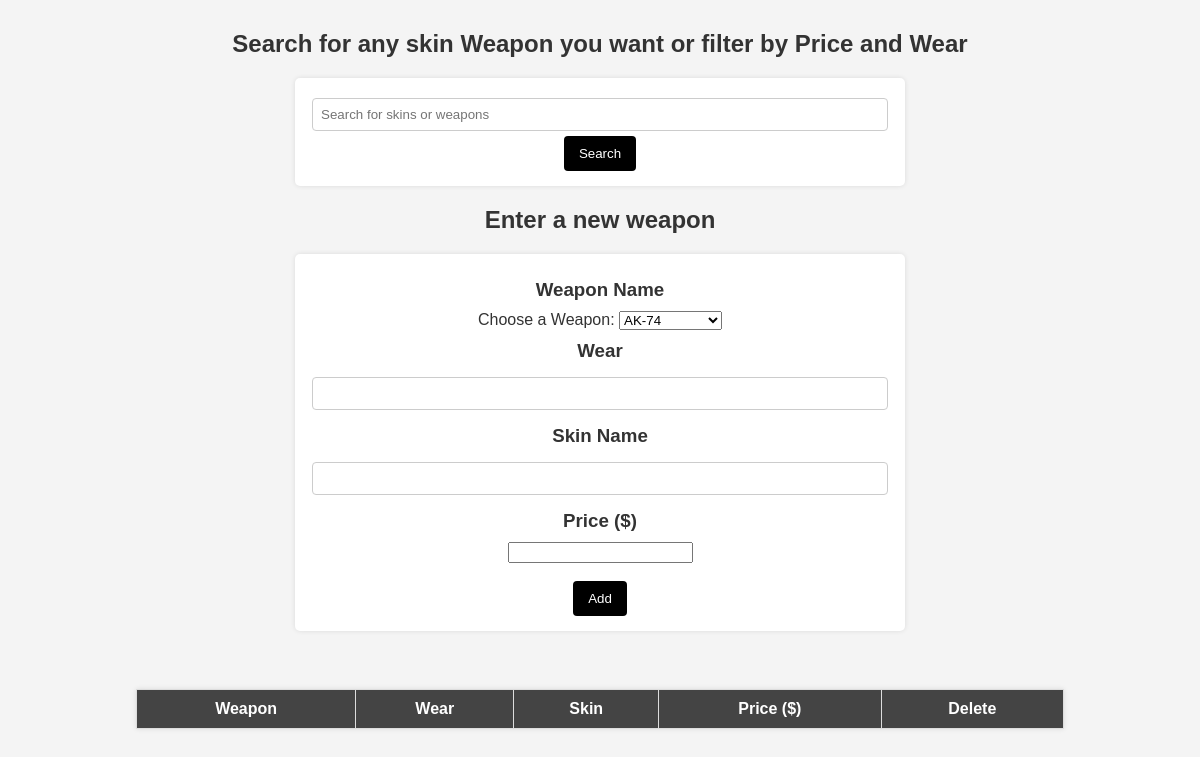
The app's page /, older data.
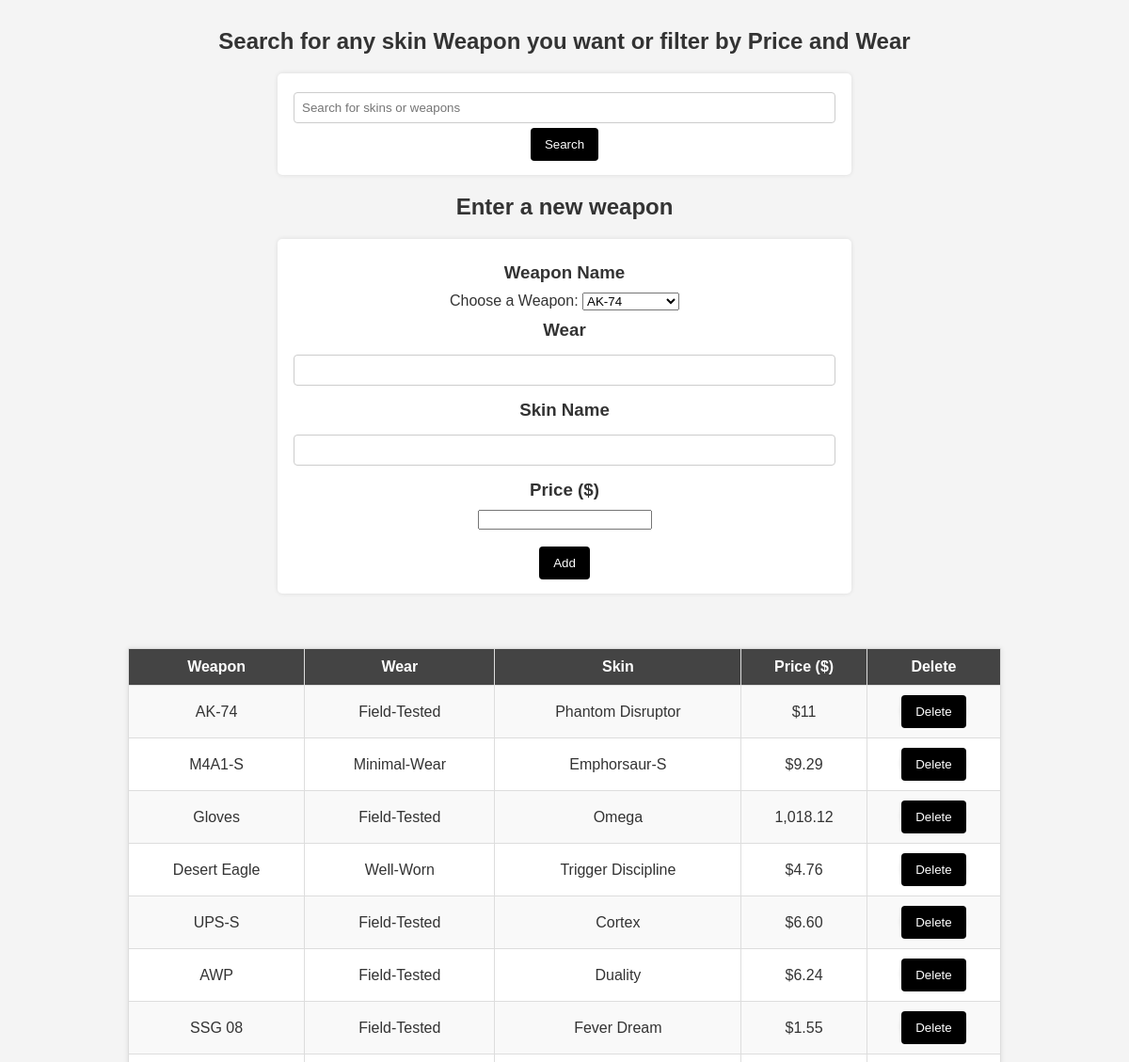
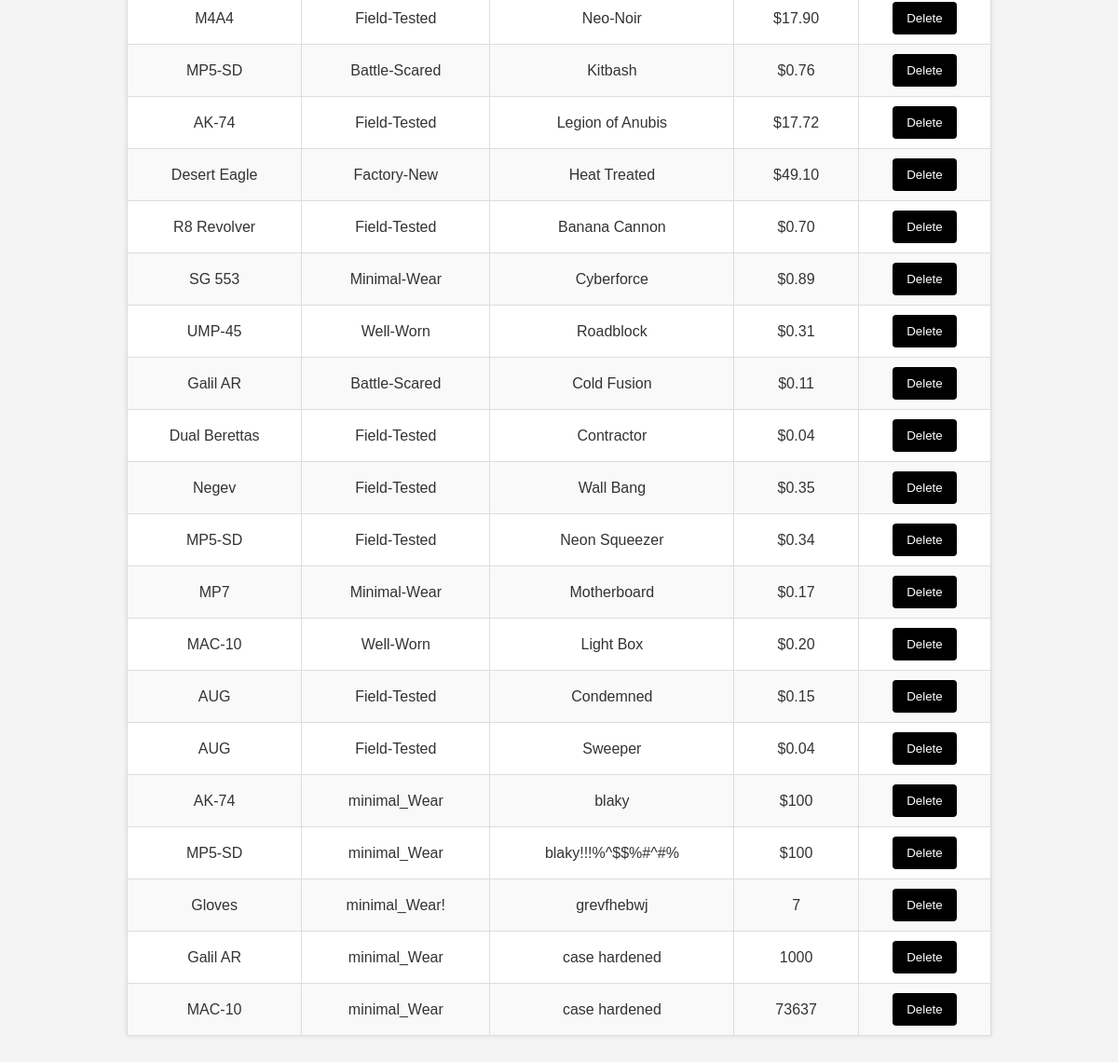
The same page, newer data (2 pictures, top to bottom).
### tables this page shows
CREATE TABLE CS_Skins (id INTEGER PRIMARY KEY, Skin_Name TEXT, Wear TEXT, Price INTEGER, Weapon_id INTEGER REFERENCES Catigory_Wepons (weapon_name), "Stat-Track" TEXT);

CREATE TABLE Catigory_Wepons (ID INTEGER PRIMARY KEY, weapon_name TEXT REFERENCES CS_Skins (Weapon_id));

### app.py (the view)
@app.route("/")
def home():
    cursor = get_db().cursor()
    sql ="""
SELECT CS_Skins.id, Catigory_Wepons.weapon_name, CS_Skins.Wear,
       CS_Skins.Skin_Name, CS_Skins.Price
FROM CS_Skins
JOIN Catigory_Wepons
ON CS_Skins.Weapon_id = Catigory_Wepons.id
"""
    cursor.execute(sql)
    results = cursor.fetchall()
    cur = get_db().cursor()
    sql = "select * FROM catigory_Wepons"
    cur.execute("SELECT id, weapon_name FROM Catigory_Wepons")
    catigory_Wepons = cur.fetchall()
    return render_template("contents.html", results=results, catigory_Wepons=catigory_Wepons)

### app.py (called while the page is built)
def get_db():
    db = getattr(g, '_database', None)
    if db is None:
        db = g._database = sqlite3.connect(DATABASE)
    return db

@app.teardown_appcontext
def close_connection(exception):
    db = getattr(g, '_database', None)
    if db is not None:
        db.close()

### templates/contents.html (shortened to what this page needs)
<!DOCTYPE html>
<html lang="en">
<head>
    <link rel="stylesheet" href={{url_for('static',filename='styles.css')}}>
</head>
<body>
<h2>Search for any skin Weapon you want or filter by Price and Wear</h2>
    <form action="/" method="post">
        <input type="text" name="search" placeholder="Search for skins or weapons">
        <input type="submit" value="Search">
    </form>
    <h2>Enter a new weapon</h2>
    <form action="/add" method="post">
        <h3>Weapon Name</h3>
        <label for="Weapon_id">Choose a Weapon:</label>
        <select name="Weapon_id" id="Weapon_id">
            {% for item in catigory_Wepons %}
            <option value="{{ item[0] }}">{{ item[1] }}</option>
            {% endfor %}
        </select>
        <h3>Wear</h3>
        <input type="text" name="Weapon_Wear" required>
        <h3>Skin Name</h3>
        <input type="text" name="Skin_Name" required>
        <h3>Price ($)</h3>
        <input type="number" name="Price" step="0.01" required>
        <br><br>
        <input type="submit" value="Add">
    </form>
    <br>
    <table border="1">
        <tr>
            <th>Weapon</th>
            <th>Wear</th>
            <th>Skin</th>
            <th>Price ($)</th>
            <th>Delete</th>
        </tr>
        {% for item in results %}
        <tr>
            <td>{{ item[1] }}</td>
            <td>{{ item[2] }}</td>
            <td>{{ item[3] }}</td>
            <td>{{ item[4] }}</td>
            <td>
                <form action="/delete" method="post">
                    <input type="submit" value="Delete">
                </form>
            </td>
        </tr>
        {% endfor %}
    </table>
</body>
</html>

Row changes from the older to the newer data that the page shows:
now on this page (row edited): CS_Skins: weapon_name "AK-74", Wear "Field-Tested", Skin_Name "Phantom Disruptor", Price "$11"
now on this page (row edited): CS_Skins: weapon_name "M4A1-S", Wear "Minimal-Wear", Skin_Name "Emphorsaur-S", Price "$9.29"
now on this page (row edited): CS_Skins: weapon_name "Gloves", Wear "Field-Tested", Skin_Name "Omega", Price "1,018.12"
now on this page (row edited): CS_Skins: weapon_name "Desert Eagle", Wear "Well-Worn", Skin_Name "Trigger Discipline", Price "$4.76"
now on this page (row edited): CS_Skins: weapon_name "UPS-S", Wear "Field-Tested", Skin_Name "Cortex", Price "$6.60"
now on this page (row edited): CS_Skins: weapon_name "AWP", Wear "Field-Tested", Skin_Name "Duality", Price "$6.24"
now on this page (row edited): CS_Skins: weapon_name "SSG 08", Wear "Field-Tested", Skin_Name "Fever Dream", Price "$1.55"
now on this page (row edited): CS_Skins: weapon_name "M4A4", Wear "Field-Tested", Skin_Name "Neo-Noir", Price "$17.90"
now on this page (row edited): CS_Skins: weapon_name "MP5-SD", Wear "Battle-Scared", Skin_Name "Kitbash", Price "$0.76"
now on this page (row edited): CS_Skins: weapon_name "AK-74", Wear "Field-Tested", Skin_Name "Legion of Anubis", Price "$17.72"
now on this page (row edited): CS_Skins: weapon_name "Desert Eagle", Wear "Factory-New", Skin_Name "Heat Treated", Price "$49.10"
now on this page (row edited): CS_Skins: weapon_name "R8 Revolver", Wear "Field-Tested", Skin_Name "Banana Cannon", Price "$0.70"
now on this page (row edited): CS_Skins: weapon_name "SG 553", Wear "Minimal-Wear", Skin_Name "Cyberforce", Price "$0.89"
now on this page (row edited): CS_Skins: weapon_name "UMP-45", Wear "Well-Worn", Skin_Name "Roadblock", Price "$0.31"
now on this page (row edited): CS_Skins: weapon_name "Galil AR", Wear "Battle-Scared", Skin_Name "Cold Fusion", Price "$0.11"
now on this page (row edited): CS_Skins: weapon_name "Dual Berettas", Wear "Field-Tested", Skin_Name "Contractor", Price "$0.04"
now on this page (row edited): CS_Skins: weapon_name "Negev", Wear "Field-Tested", Skin_Name "Wall Bang", Price "$0.35"
now on this page (row edited): CS_Skins: weapon_name "MP5-SD", Wear "Field-Tested", Skin_Name "Neon Squeezer", Price "$0.34"
now on this page (row edited): CS_Skins: weapon_name "MP7", Wear "Minimal-Wear", Skin_Name "Motherboard", Price "$0.17"
now on this page (row edited): CS_Skins: weapon_name "MAC-10", Wear "Well-Worn", Skin_Name "Light Box", Price "$0.20"
now on this page (row edited): CS_Skins: weapon_name "AUG", Wear "Field-Tested", Skin_Name "Condemned", Price "$0.15"
now on this page (row edited): CS_Skins: weapon_name "AUG", Wear "Field-Tested", Skin_Name "Sweeper", Price "$0.04"
now on this page (row edited): CS_Skins: weapon_name "AK-74", Wear "minimal_Wear", Skin_Name "blaky", Price "$100"
now on this page (row edited): CS_Skins: weapon_name "MP5-SD", Wear "minimal_Wear", Skin_Name "blaky!!!%^$$%#^#%", Price "$100"
now on this page (row edited): CS_Skins: weapon_name "Gloves", Wear "minimal_Wear!", Skin_Name "grevfhebwj", Price "7"
now on this page (row edited): CS_Skins: weapon_name "Galil AR", Wear "minimal_Wear", Skin_Name "case hardened", Price "1000"
now on this page (row edited): CS_Skins: weapon_name "MAC-10", Wear "minimal_Wear", Skin_Name "case hardened", Price "73637"
